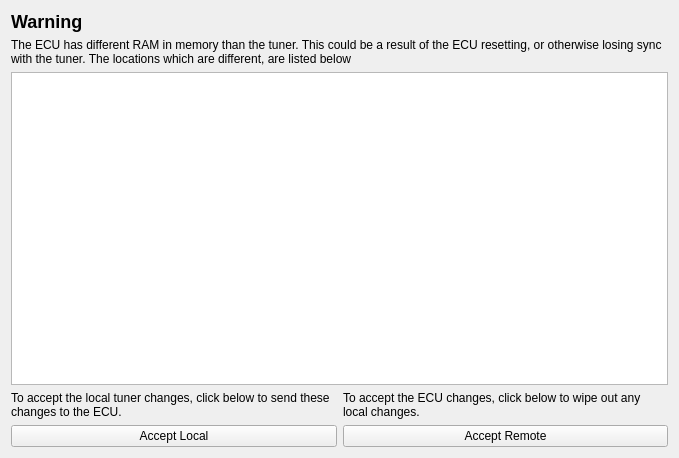
<?xml version="1.0" encoding="UTF-8"?>
<ui version="4.0">
 <class>RamDiffWindow</class>
 <widget class="QWidget" name="RamDiffWindow">
  <property name="geometry">
   <rect>
    <x>0</x>
    <y>0</y>
    <width>679</width>
    <height>458</height>
   </rect>
  </property>
  <property name="windowTitle">
   <string>Form</string>
  </property>
  <layout class="QVBoxLayout" name="verticalLayout_3">
   <item>
    <widget class="QLabel" name="label">
     <property name="text">
      <string>&lt;h2&gt;Warning&lt;/h2&gt;</string>
     </property>
    </widget>
   </item>
   <item>
    <widget class="QLabel" name="label_2">
     <property name="text">
      <string>The ECU has different RAM in memory than the tuner. This could be a result of the ECU resetting, or otherwise losing sync with the tuner. The locations which are different, are listed below</string>
     </property>
     <property name="wordWrap">
      <bool>true</bool>
     </property>
    </widget>
   </item>
   <item>
    <widget class="QTableWidget" name="tableWidget"/>
   </item>
   <item>
    <layout class="QHBoxLayout" name="horizontalLayout">
     <item>
      <layout class="QVBoxLayout" name="verticalLayout_2">
       <item>
        <widget class="QLabel" name="label_3">
         <property name="text">
          <string>To accept the local tuner changes, click below to send these changes to the ECU.</string>
         </property>
         <property name="wordWrap">
          <bool>true</bool>
         </property>
        </widget>
       </item>
       <item>
        <widget class="QPushButton" name="pushLocalButton">
         <property name="text">
          <string>Accept Local</string>
         </property>
        </widget>
       </item>
      </layout>
     </item>
     <item>
      <layout class="QVBoxLayout" name="verticalLayout">
       <item>
        <widget class="QLabel" name="label_4">
         <property name="text">
          <string>To accept the ECU changes, click below to wipe out any local changes.</string>
         </property>
         <property name="wordWrap">
          <bool>true</bool>
         </property>
        </widget>
       </item>
       <item>
        <widget class="QPushButton" name="pullRemoteButton">
         <property name="text">
          <string>Accept Remote</string>
         </property>
        </widget>
       </item>
      </layout>
     </item>
    </layout>
   </item>
  </layout>
 </widget>
 <resources/>
 <connections/>
</ui>
